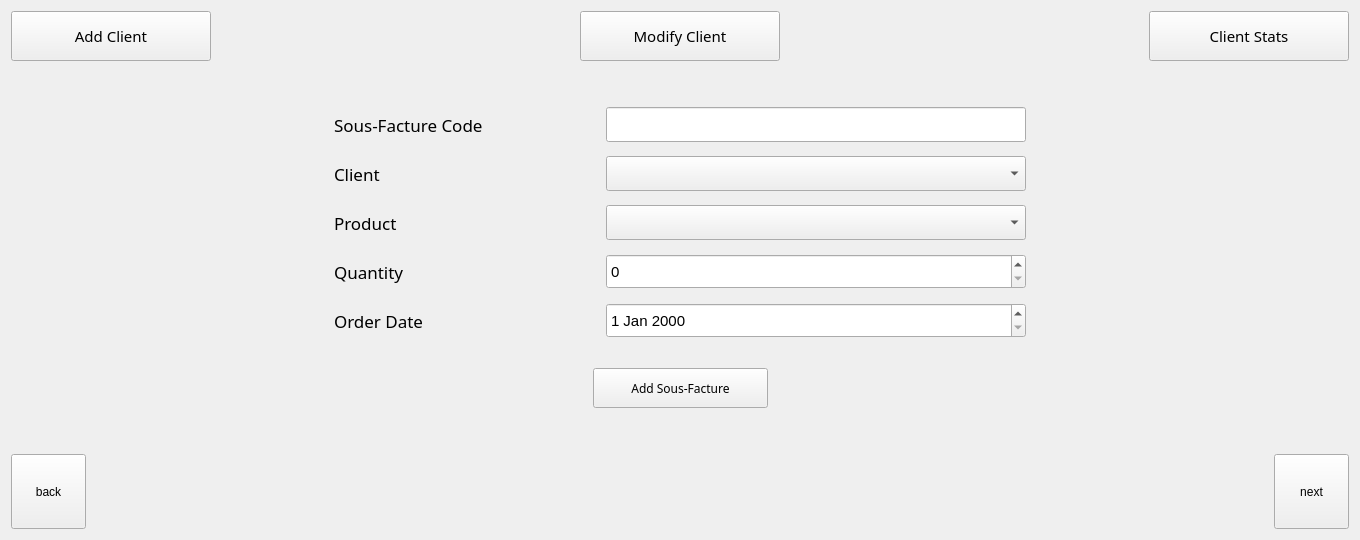
                 <widget class="QWidget" name="add_fact">
                  <layout class="QGridLayout" name="gridLayout_40">
                   <item row="0" column="0">
                    <layout class="QGridLayout" name="gridLayout_39">
                     <item row="0" column="0" colspan="4">
                      <layout class="QHBoxLayout" name="horizontalLayout_25">
                       <item>
                        <widget class="QPushButton" name="sousfact_add_client">
                         <property name="minimumSize">
                          <size>
                           <width>200</width>
                           <height>50</height>
                          </size>
                         </property>
                         <property name="maximumSize">
                          <size>
                           <width>200</width>
                           <height>50</height>
                          </size>
                         </property>
                         <property name="font">
                          <font>
                           <family>Microsoft YaHei</family>
                           <pointsize>11</pointsize>
                          </font>
                         </property>
                         <property name="cursor">
                          <cursorShape>PointingHandCursor</cursorShape>
                         </property>
                         <property name="text">
                          <string>Add Client</string>
                         </property>
                        </widget>
                       </item>
                       <item>
                        <spacer name="horizontalSpacer_65">
                         <property name="orientation">
                          <enum>Qt::Horizontal</enum>
                         </property>
                         <property name="sizeHint" stdset="0">
                          <size>
                           <width>40</width>
                           <height>20</height>
                          </size>
                         </property>
                        </spacer>
                       </item>
                       <item>
                        <widget class="QPushButton" name="sousfact_modify_client">
                         <property name="minimumSize">
                          <size>
                           <width>200</width>
                           <height>50</height>
                          </size>
                         </property>
                         <property name="maximumSize">
                          <size>
                           <width>200</width>
                           <height>50</height>
                          </size>
                         </property>
                         <property name="font">
                          <font>
                           <family>Microsoft YaHei</family>
                           <pointsize>11</pointsize>
                          </font>
                         </property>
                         <property name="cursor">
                          <cursorShape>PointingHandCursor</cursorShape>
                         </property>
                         <property name="text">
                          <string>Modify Client</string>
                         </property>
                        </widget>
                       </item>
                       <item>
                        <spacer name="horizontalSpacer_66">
                         <property name="orientation">
                          <enum>Qt::Horizontal</enum>
                         </property>
                         <property name="sizeHint" stdset="0">
                          <size>
                           <width>40</width>
                           <height>20</height>
                          </size>
                         </property>
                        </spacer>
                       </item>
                       <item>
                        <widget class="QPushButton" name="sousfact_stats_client">
                         <property name="minimumSize">
                          <size>
                           <width>200</width>
                           <height>50</height>
                          </size>
                         </property>
                         <property name="maximumSize">
                          <size>
                           <width>200</width>
                           <height>50</height>
                          </size>
                         </property>
                         <property name="font">
                          <font>
                           <family>Microsoft YaHei</family>
                           <pointsize>11</pointsize>
                          </font>
                         </property>
                         <property name="cursor">
                          <cursorShape>PointingHandCursor</cursorShape>
                         </property>
                         <property name="text">
                          <string>Client Stats</string>
                         </property>
                        </widget>
                       </item>
                      </layout>
                     </item>
                     <item row="1" column="1">
                      <spacer name="verticalSpacer_33">
                       <property name="orientation">
                        <enum>Qt::Vertical</enum>
                       </property>
                       <property name="sizeHint" stdset="0">
                        <size>
                         <width>20</width>
                         <height>40</height>
                        </size>
                       </property>
                      </spacer>
                     </item>
                     <item row="2" column="0">
                      <spacer name="horizontalSpacer_68">
                       <property name="orientation">
                        <enum>Qt::Horizontal</enum>
                       </property>
                       <property name="sizeHint" stdset="0">
                        <size>
                         <width>40</width>
                         <height>20</height>
                        </size>
                       </property>
                      </spacer>
                     </item>
                     <item row="2" column="1" colspan="2">
                      <layout class="QVBoxLayout" name="verticalLayout_20">
                       <property name="spacing">
                        <number>30</number>
                       </property>
                       <item>
                        <layout class="QFormLayout" name="formLayout_3">
                         <property name="horizontalSpacing">
                          <number>32</number>
                         </property>
                         <property name="verticalSpacing">
                          <number>14</number>
                         </property>
                         <property name="leftMargin">
                          <number>0</number>
                         </property>
                         <property name="rightMargin">
                          <number>0</number>
                         </property>
                         <item row="0" column="0">
                          <widget class="QLabel" name="label_53">
                           <property name="minimumSize">
                            <size>
                             <width>240</width>
                             <height>35</height>
                            </size>
                           </property>
                           <property name="maximumSize">
                            <size>
                             <width>240</width>
                             <height>35</height>
                            </size>
                           </property>
                           <property name="font">
                            <font>
                             <family>Sitka Text</family>
                             <pointsize>13</pointsize>
                            </font>
                           </property>
                           <property name="text">
                            <string>Sous-Facture Code</string>
                           </property>
                          </widget>
                         </item>
                         <item row="0" column="1">
                          <widget class="QLineEdit" name="lineEdit_codefacture">
                           <property name="minimumSize">
                            <size>
                             <width>420</width>
                             <height>35</height>
                            </size>
                           </property>
                           <property name="maximumSize">
                            <size>
                             <width>420</width>
                             <height>35</height>
                            </size>
                           </property>
                           <property name="font">
                            <font>
                             <family>Arial</family>
                             <pointsize>11</pointsize>
                            </font>
                           </property>
                          </widget>
                         </item>
                         <item row="1" column="0">
                          <widget class="QLabel" name="label_54">
                           <property name="minimumSize">
                            <size>
                             <width>240</width>
                             <height>35</height>
                            </size>
                           </property>
                           <property name="maximumSize">
                            <size>
                             <width>240</width>
                             <height>35</height>
                            </size>
                           </property>
                           <property name="font">
                            <font>
                             <family>Sitka Text</family>
                             <pointsize>13</pointsize>
                            </font>
                           </property>
                           <property name="text">
                            <string>Client</string>
                           </property>
                          </widget>
                         </item>
                         <item row="1" column="1">
                          <widget class="QComboBox" name="comboBox_client">
                           <property name="minimumSize">
                            <size>
                             <width>420</width>
                             <height>35</height>
                            </size>
                           </property>
                           <property name="maximumSize">
                            <size>
                             <width>420</width>
                             <height>35</height>
                            </size>
                           </property>
                           <property name="font">
                            <font>
                             <family>Arial</family>
                             <pointsize>11</pointsize>
                            </font>
                           </property>
                           <property name="cursor">
                            <cursorShape>PointingHandCursor</cursorShape>
                           </property>
                          </widget>
                         </item>
                         <item row="2" column="0">
                          <widget class="QLabel" name="label_55">
                           <property name="minimumSize">
                            <size>
                             <width>240</width>
                             <height>35</height>
                            </size>
                           </property>
                           <property name="maximumSize">
                            <size>
                             <width>240</width>
                             <height>35</height>
                            </size>
                           </property>
                           <property name="font">
                            <font>
                             <family>Sitka Text</family>
                             <pointsize>13</pointsize>
                            </font>
                           </property>
                           <property name="text">
                            <string>Product</string>
                           </property>
                          </widget>
                         </item>
                         <item row="2" column="1">
                          <widget class="QComboBox" name="comboBox_produit">
                           <property name="minimumSize">
                            <size>
                             <width>420</width>
                             <height>35</height>
                            </size>
                           </property>
                           <property name="maximumSize">
                            <size>
                             <width>420</width>
                             <height>35</height>
                            </size>
                           </property>
                           <property name="font">
                            <font>
                             <family>Arial</family>
                             <pointsize>11</pointsize>
                            </font>
                           </property>
                           <property name="cursor">
                            <cursorShape>PointingHandCursor</cursorShape>
                           </property>
                          </widget>
                         </item>
                         <item row="3" column="0">
                          <widget class="QLabel" name="label_56">
                           <property name="minimumSize">
                            <size>
                             <width>240</width>
                             <height>35</height>
                            </size>
                           </property>
                           <property name="maximumSize">
                            <size>
                             <width>240</width>
                             <height>35</height>
                            </size>
                           </property>
                           <property name="font">
                            <font>
                             <family>Sitka Text</family>
                             <pointsize>13</pointsize>
                            </font>
                           </property>
                           <property name="text">
                            <string>Quantity</string>
                           </property>
                          </widget>
                         </item>
                         <item row="3" column="1">
                          <widget class="QSpinBox" name="spinBox_quantite">
                           <property name="minimumSize">
                            <size>
                             <width>420</width>
                             <height>35</height>
                            </size>
                           </property>
                           <property name="maximumSize">
                            <size>
                             <width>420</width>
                             <height>35</height>
                            </size>
                           </property>
                           <property name="font">
                            <font>
                             <family>Arial</family>
                             <pointsize>11</pointsize>
                            </font>
                           </property>
                           <property name="cursor">
                            <cursorShape>PointingHandCursor</cursorShape>
                           </property>
                          </widget>
                         </item>
                         <item row="4" column="0">
                          <widget class="QLabel" name="label_57">
                           <property name="minimumSize">
                            <size>
                             <width>240</width>
                             <height>35</height>
                            </size>
                           </property>
                           <property name="maximumSize">
                            <size>
                             <width>240</width>
                             <height>35</height>
                            </size>
                           </property>
                           <property name="font">
                            <font>
                             <family>Sitka Text</family>
                             <pointsize>13</pointsize>
                            </font>
                           </property>
                           <property name="text">
                            <string>Order Date</string>
                           </property>
                          </widget>
                         </item>
                         <item row="4" column="1">
                          <widget class="QDateEdit" name="dateEdit_achat">
                           <property name="minimumSize">
                            <size>
                             <width>420</width>
                             <height>35</height>
                            </size>
                           </property>
                           <property name="maximumSize">
                            <size>
                             <width>420</width>
                             <height>35</height>
                            </size>
                           </property>
                           <property name="font">
                            <font>
                             <family>Arial</family>
                             <pointsize>11</pointsize>
                            </font>
                           </property>
                           <property name="cursor">
                            <cursorShape>PointingHandCursor</cursorShape>
                           </property>
                          </widget>
                         </item>
                        </layout>
                       </item>
                       <item>
                        <layout class="QHBoxLayout" name="horizontalLayout_27">
                         <item>
                          <spacer name="horizontalSpacer_70">
                           <property name="orientation">
                            <enum>Qt::Horizontal</enum>
                           </property>
                           <property name="sizeHint" stdset="0">
                            <size>
                             <width>40</width>
                             <height>20</height>
                            </size>
                           </property>
                          </spacer>
                         </item>
                         <item>
                          <widget class="QPushButton" name="ajout_sousfacture">
                           <property name="minimumSize">
                            <size>
                             <width>175</width>
                             <height>40</height>
                            </size>
                           </property>
                           <property name="maximumSize">
                            <size>
                             <width>175</width>
                             <height>40</height>
                            </size>
                           </property>
                           <property name="font">
                            <font>
                             <family>Arial Rounded MT Bold</family>
                             <pointsize>9</pointsize>
                            </font>
                           </property>
                           <property name="cursor">
                            <cursorShape>PointingHandCursor</cursorShape>
                           </property>
                           <property name="text">
                            <string>Add Sous-Facture</string>
                           </property>
                          </widget>
                         </item>
                         <item>
                          <spacer name="horizontalSpacer_71">
                           <property name="orientation">
                            <enum>Qt::Horizontal</enum>
                           </property>
                           <property name="sizeHint" stdset="0">
                            <size>
                             <width>40</width>
                             <height>20</height>
                            </size>
                           </property>
                          </spacer>
                         </item>
                        </layout>
                       </item>
                      </layout>
                     </item>
                     <item row="2" column="3">
                      <spacer name="horizontalSpacer_69">
                       <property name="orientation">
                        <enum>Qt::Horizontal</enum>
                       </property>
                       <property name="sizeHint" stdset="0">
                        <size>
                         <width>40</width>
                         <height>20</height>
                        </size>
                       </property>
                      </spacer>
                     </item>
                     <item row="3" column="2">
                      <spacer name="verticalSpacer_32">
                       <property name="orientation">
                        <enum>Qt::Vertical</enum>
                       </property>
                       <property name="sizeHint" stdset="0">
                        <size>
                         <width>20</width>
                         <height>40</height>
                        </size>
                       </property>
                      </spacer>
                     </item>
                     <item row="4" column="0" colspan="4">
                      <layout class="QHBoxLayout" name="horizontalLayout_26">
                       <item>
                        <widget class="QPushButton" name="soufact_fact_menu">
                         <property name="minimumSize">
                          <size>
                           <width>75</width>
                           <height>75</height>
                          </size>
                         </property>
                         <property name="maximumSize">
                          <size>
                           <width>75</width>
                           <height>75</height>
                          </size>
                         </property>
                         <property name="font">
                          <font>
                           <family>MS Shell Dlg 2</family>
                          </font>
                         </property>
                         <property name="cursor">
                          <cursorShape>PointingHandCursor</cursorShape>
                         </property>
                         <property name="text">
                          <string>back</string>
                         </property>
                        </widget>
                       </item>
                       <item>
                        <spacer name="horizontalSpacer_67">
                         <property name="orientation">
                          <enum>Qt::Horizontal</enum>
                         </property>
                         <property name="sizeHint" stdset="0">
                          <size>
                           <width>40</width>
                           <height>20</height>
                          </size>
                         </property>
                        </spacer>
                       </item>
                       <item>
                        <widget class="QPushButton" name="soufact_facture">
                         <property name="minimumSize">
                          <size>
                           <width>75</width>
                           <height>75</height>
                          </size>
                         </property>
                         <property name="maximumSize">
                          <size>
                           <width>75</width>
                           <height>75</height>
                          </size>
                         </property>
                         <property name="cursor">
                          <cursorShape>PointingHandCursor</cursorShape>
                         </property>
                         <property name="text">
                          <string>next</string>
                         </property>
                        </widget>
                       </item>
                      </layout>
                     </item>
                    </layout>
                   </item>
                  </layout>
                 </widget>
